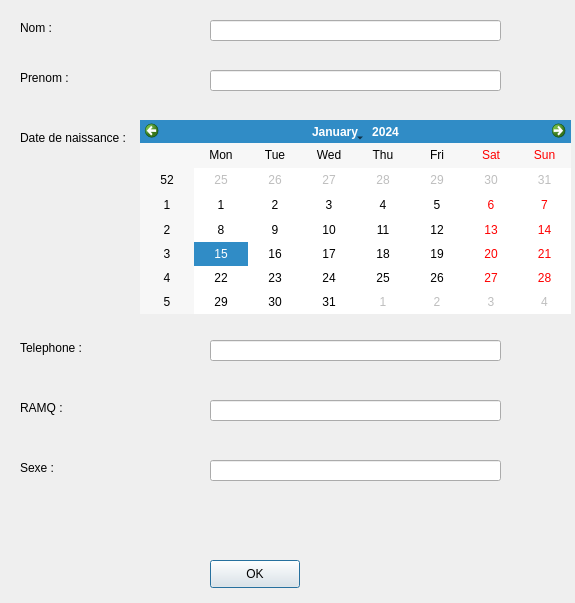
<?xml version="1.0" encoding="UTF-8"?>
<ui version="4.0">
 <class>AjouterEntraineur</class>
 <widget class="QDialog" name="AjouterEntraineur">
  <property name="geometry">
   <rect>
    <x>0</x>
    <y>0</y>
    <width>575</width>
    <height>603</height>
   </rect>
  </property>
  <property name="windowTitle">
   <string>AjouterEntraineur</string>
  </property>
  <widget class="QLabel" name="label">
   <property name="geometry">
    <rect>
     <x>20</x>
     <y>20</y>
     <width>58</width>
     <height>16</height>
    </rect>
   </property>
   <property name="text">
    <string>Nom :</string>
   </property>
  </widget>
  <widget class="QLineEdit" name="Nom">
   <property name="geometry">
    <rect>
     <x>210</x>
     <y>20</y>
     <width>291</width>
     <height>21</height>
    </rect>
   </property>
  </widget>
  <widget class="QLabel" name="label_2">
   <property name="geometry">
    <rect>
     <x>20</x>
     <y>70</y>
     <width>58</width>
     <height>16</height>
    </rect>
   </property>
   <property name="text">
    <string>Prenom :</string>
   </property>
  </widget>
  <widget class="QLineEdit" name="Prenom">
   <property name="geometry">
    <rect>
     <x>210</x>
     <y>70</y>
     <width>291</width>
     <height>21</height>
    </rect>
   </property>
  </widget>
  <widget class="QLabel" name="label_3">
   <property name="geometry">
    <rect>
     <x>20</x>
     <y>130</y>
     <width>121</width>
     <height>16</height>
    </rect>
   </property>
   <property name="text">
    <string>Date de naissance :</string>
   </property>
  </widget>
  <widget class="QCalendarWidget" name="dateN">
   <property name="geometry">
    <rect>
     <x>140</x>
     <y>120</y>
     <width>431</width>
     <height>194</height>
    </rect>
   </property>
  </widget>
  <widget class="QLabel" name="label_4">
   <property name="geometry">
    <rect>
     <x>20</x>
     <y>340</y>
     <width>81</width>
     <height>16</height>
    </rect>
   </property>
   <property name="text">
    <string>Telephone :</string>
   </property>
  </widget>
  <widget class="QLineEdit" name="Telephone">
   <property name="geometry">
    <rect>
     <x>210</x>
     <y>340</y>
     <width>291</width>
     <height>21</height>
    </rect>
   </property>
  </widget>
  <widget class="QLabel" name="label_5">
   <property name="geometry">
    <rect>
     <x>20</x>
     <y>400</y>
     <width>58</width>
     <height>16</height>
    </rect>
   </property>
   <property name="text">
    <string>RAMQ :</string>
   </property>
  </widget>
  <widget class="QLineEdit" name="RAMQ">
   <property name="geometry">
    <rect>
     <x>210</x>
     <y>400</y>
     <width>291</width>
     <height>21</height>
    </rect>
   </property>
  </widget>
  <widget class="QLabel" name="label_6">
   <property name="geometry">
    <rect>
     <x>20</x>
     <y>460</y>
     <width>58</width>
     <height>16</height>
    </rect>
   </property>
   <property name="text">
    <string>Sexe :</string>
   </property>
  </widget>
  <widget class="QLineEdit" name="Sexe">
   <property name="geometry">
    <rect>
     <x>210</x>
     <y>460</y>
     <width>291</width>
     <height>21</height>
    </rect>
   </property>
  </widget>
  <widget class="QPushButton" name="ok">
   <property name="geometry">
    <rect>
     <x>210</x>
     <y>560</y>
     <width>90</width>
     <height>28</height>
    </rect>
   </property>
   <property name="text">
    <string>OK</string>
   </property>
  </widget>
 </widget>
 <resources/>
 <connections>
  <connection>
   <sender>ok</sender>
   <signal>clicked()</signal>
   <receiver>AjouterEntraineur</receiver>
   <slot>valideEnregistrement()</slot>
   <hints>
    <hint type="sourcelabel">
     <x>254</x>
     <y>573</y>
    </hint>
    <hint type="destinationlabel">
     <x>287</x>
     <y>301</y>
    </hint>
   </hints>
  </connection>
 </connections>
 <slots>
  <slot>valideEnregistrement()</slot>
 </slots>
</ui>
